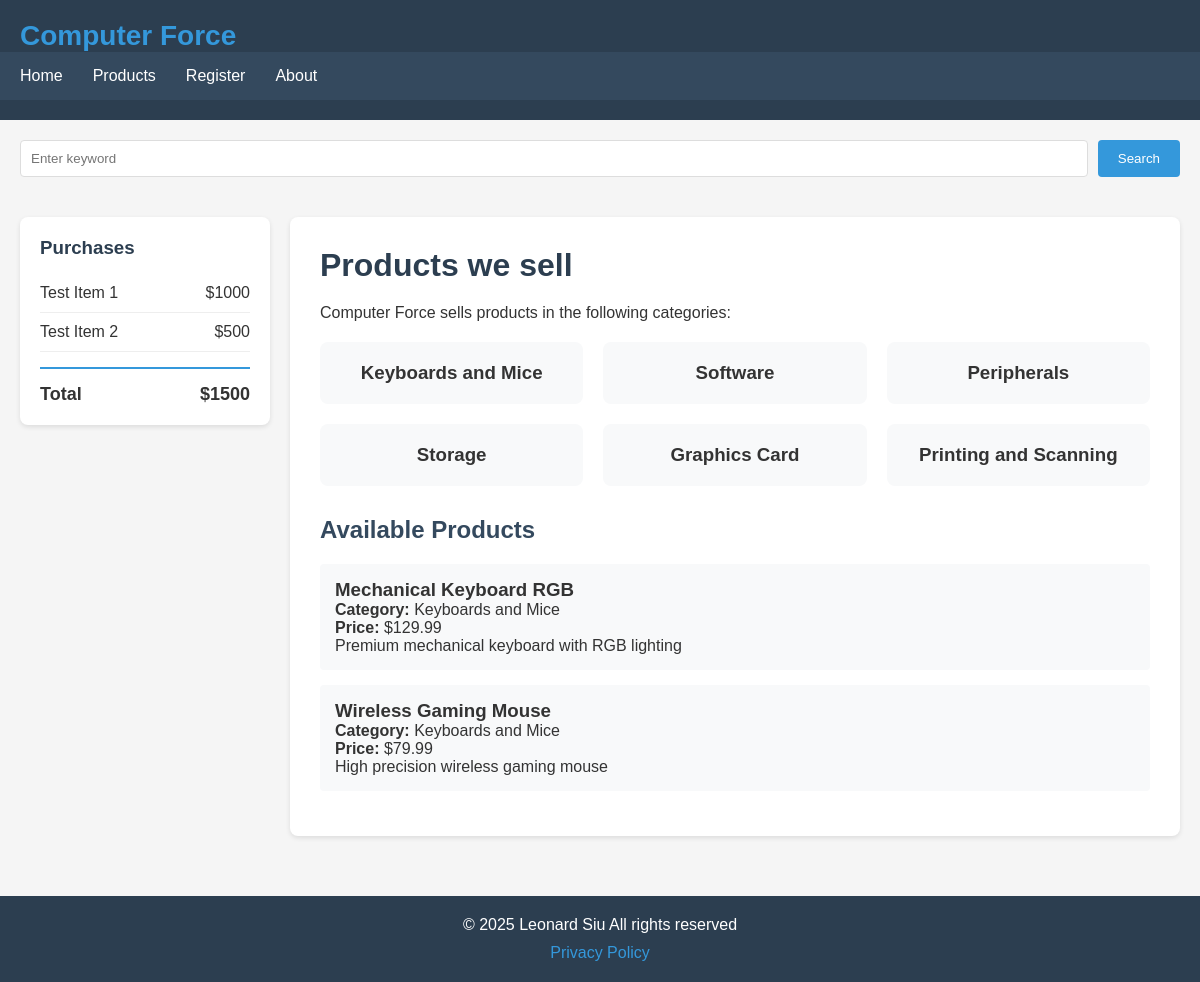
The page /product.php?category=keyboards on the database its author committed.
### tables this page shows
CREATE TABLE IF NOT EXISTS products (
    id INT AUTO_INCREMENT PRIMARY KEY,
    name VARCHAR(100) NOT NULL,
    category VARCHAR(50) NOT NULL,
    price DECIMAL(10,2) NOT NULL,
    description TEXT,
    created_at TIMESTAMP DEFAULT CURRENT_TIMESTAMP
);

### product.php (the view, shortened to what this page needs)
<?php
require_once 'database/db.php';
$category = isset($_GET['category']) ? $_GET['category'] : '';
$search = isset($_GET['search']) ? $_GET['search'] : '';
$query = "SELECT * FROM products WHERE 1=1";
if ($category) {
    $query .= " AND category LIKE '%" . mysqli_real_escape_string($conn, $category) . "%'";
}
$result = mysqli_query($conn, $query);
?>
<!DOCTYPE html>
<html lang="en">
<head>
    <link rel="stylesheet" href="css/style.css">
</head>
<body>
    <header>
        <div class="header-top">
            <h1 class="logo">Computer Force</h1>
        </div>
        <nav>
            <ul>
                <li><a href="index.php">Home</a></li>
                <li><a href="product.php">Products</a></li>
                <li><a href="register.php">Register</a></li>
                <li><a href="about.php">About</a></li>
            </ul>
        </nav>
    </header>
    <div class="search-container">
        <div class="search-box">
            <input type="text" id="searchKeyword" placeholder="Enter keyword" value="<?php echo htmlspecialchars($search); ?>">
            <button onclick="searchProducts()">Search</button>
        </div>
    </div>
    <div class="container">
        <aside class="sidebar">
            <h3>Purchases</h3>
            <div class="cart-items">
                <div class="cart-item">
                    <span>Test Item 1</span>
                    <span>$1000</span>
                </div>
                <div class="cart-item">
                    <span>Test Item 2</span>
                    <span>$500</span>
                </div>
            </div>
            <div class="cart-total">
                <div style="display: flex; justify-content: space-between;">
                    <span>Total</span>
                    <span>$1500</span>
                </div>
            </div>
        </aside>
        <main class="main-content">
            <h1>Products we sell</h1>
            <p>Computer Force sells products in the following categories:</p>
            <div class="product-categories">
                <div class="category-card">
                    <h3>Keyboards and Mice</h3>
                </div>
                <div class="category-card">
                    <h3>Software</h3>
                </div>
                <div class="category-card">
                    <h3>Peripherals</h3>
                </div>
                <div class="category-card">
                    <h3>Storage</h3>
                </div>
                <div class="category-card">
                    <h3>Graphics Card</h3>
                </div>
                <div class="category-card">
                    <h3>Printing and Scanning</h3>
                </div>
            </div>
            <?php if (mysqli_num_rows($result) > 0): ?>
                <h2 style="margin-top: 30px;">Available Products</h2>
                <div style="margin-top: 20px;">
                    <?php while ($product = mysqli_fetch_assoc($result)): ?>
                        <div style="background: #f8f9fa; padding: 15px; margin-bottom: 15px; border-radius: 4px;">
                            <h3><?php echo htmlspecialchars($product['name']); ?></h3>
                            <p><strong>Category:</strong> <?php echo htmlspecialchars($product['category']); ?></p>
                            <p><strong>Price:</strong> $<?php echo number_format($product['price'], 2); ?></p>
                            <?php if ($product['description']): ?>
                                <p><?php echo htmlspecialchars($product['description']); ?></p>
                            <?php endif; ?>
                        </div>
                    <?php endwhile; ?>
                </div>
            <?php endif; ?>
        </main>
    </div>
    <footer>
        <p>&copy; 2025 Leonard Siu All rights reserved</p>
        <div class="footer-links">
            <a href="privacyPolicy.php">Privacy Policy</a>
        </div>
    </footer>
</body>
</html>

### css/style.css (style rules this page uses)
* { margin: 0; padding: 0; box-sizing: border-box; }
body { font-family: Arial, sans-serif; background-color: #f5f5f5; color: #333; }
header { background-color: #2c3e50; color: white; padding: 20px 0; }
.header-top { max-width: 1200px; margin: 0 auto; padding: 0 20px; }
.logo { font-size: 28px; font-weight: bold; color: #3498db; }
nav { background-color: #34495e; padding: 15px 0; }
nav ul { list-style: none; max-width: 1200px; margin: 0 auto; padding: 0 20px; display: flex; gap: 30px; }
nav a { color: white; text-decoration: none; font-size: 16px; transition: color 0.3s; }
.search-container { max-width: 1200px; margin: 20px auto; padding: 0 20px; }
.search-box { display: flex; gap: 10px; }
.search-box input { flex: 1; padding: 10px; border: 1px solid #ddd; border-radius: 4px; }
.search-box button { padding: 10px 20px; background-color: #3498db; color: white; border: none; border-radius: 4px; cursor: pointer; }
.container { max-width: 1200px; margin: 0 auto; padding: 20px; display: grid; grid-template-columns: 250px 1fr; gap: 20px; }
.sidebar { background-color: white; padding: 20px; border-radius: 8px; box-shadow: 0 2px 5px rgba(0,0,0,0.1); height: fit-content; }
.sidebar h3 { margin-bottom: 15px; color: #2c3e50; }
.cart-items { margin-bottom: 15px; }
.cart-item { display: flex; justify-content: space-between; padding: 10px 0; border-bottom: 1px solid #eee; }
.cart-total { font-weight: bold; font-size: 18px; margin-top: 15px; padding-top: 15px; border-top: 2px solid #3498db; }
.main-content { background-color: white; padding: 30px; border-radius: 8px; box-shadow: 0 2px 5px rgba(0,0,0,0.1); }
.main-content h1 { color: #2c3e50; margin-bottom: 20px; }
.main-content h2 { color: #34495e; margin-top: 20px; margin-bottom: 15px; }
.product-categories { display: grid; grid-template-columns: repeat(auto-fill, minmax(200px, 1fr)); gap: 20px; margin-top: 20px; }
.category-card { background-color: #f8f9fa; padding: 20px; border-radius: 8px; text-align: center; cursor: pointer; transition: transform 0.3s, box-shadow 0.3s; }
footer { background-color: #2c3e50; color: white; text-align: center; padding: 20px; margin-top: 40px; }
.footer-links { margin-top: 10px; }
.footer-links a { color: #3498db; text-decoration: none; margin: 0 10px; }

### rows shown on the page
products: name "Mechanical Keyboard RGB", category "Keyboards and Mice", price "129.99", description "Premium mechanical keyboard with RGB lighting"
products: name "Wireless Gaming Mouse", category "Keyboards and Mice", price "79.99", description "High precision wireless gaming mouse"
